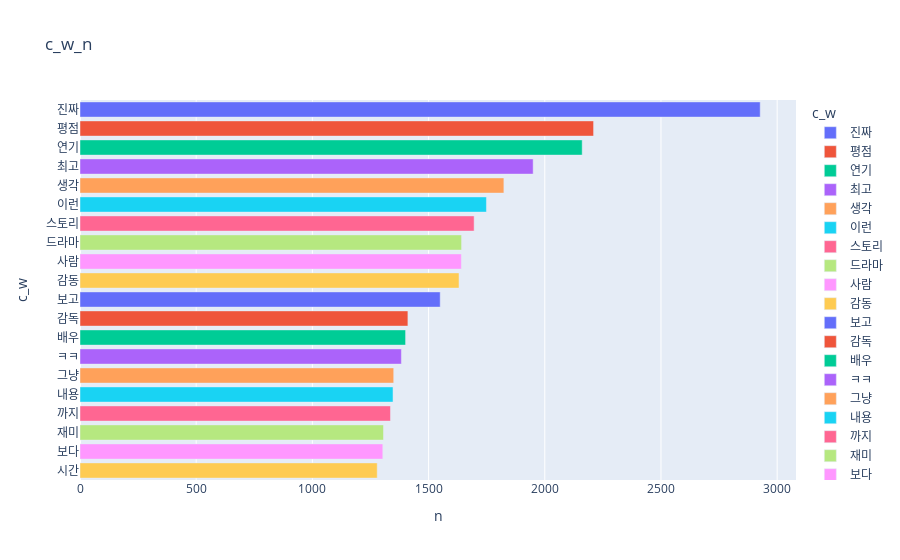

Notebook code cell kept with this figure:
### Code cell
fig=px.bar(v_df,x='n',y='c_w',orientation='h',title='c_w_n',color='c_w')#orientation:동작 형식
fig.show()

### Figure 1 — Plotly figure (JSON) as saved in the notebook; plotly's stock layout.template omitted (floating-point values rounded to 4 significant figures)
{"data": [{"alignmentgroup": "True", "hovertemplate": "c_w=%{y}<br>n=%{x}<extra></extra>", "legendgroup": "진짜", "marker": {"color": "#636efa", "pattern": {"shape": ""}}, "name": "진짜", "offsetgroup": "진짜", "orientation": "h", "showlegend": true, "textposition": "auto", "type": "bar", "x": [2927], "xaxis": "x", "y": ["진짜"], "yaxis": "y"}, {"alignmentgroup": "True", "hovertemplate": "c_w=%{y}<br>n=%{x}<extra></extra>", "legendgroup": "평점", "marker": {"color": "#EF553B", "pattern": {"shape": ""}}, "name": "평점", "offsetgroup": "평점", "orientation": "h", "showlegend": true, "textposition": "auto", "type": "bar", "x": [2210], "xaxis": "x", "y": ["평점"], "yaxis": "y"}, {"alignmentgroup": "True", "hovertemplate": "c_w=%{y}<br>n=%{x}<extra></extra>", "legendgroup": "연기", "marker": {"color": "#00cc96", "pattern": {"shape": ""}}, "name": "연기", "offsetgroup": "연기", "orientation": "h", "showlegend": true, "textposition": "auto", "type": "bar", "x": [2161], "xaxis": "x", "y": ["연기"], "yaxis": "y"}, {"alignmentgroup": "True", "hovertemplate": "c_w=%{y}<br>n=%{x}<extra></extra>", "legendgroup": "최고", "marker": {"color": "#ab63fa", "pattern": {"shape": ""}}, "name": "최고", "offsetgroup": "최고", "orientation": "h", "showlegend": true, "textposition": "auto", "type": "bar", "x": [1950], "xaxis": "x", "y": ["최고"], "yaxis": "y"}, {"alignmentgroup": "True", "hovertemplate": "c_w=%{y}<br>n=%{x}<extra></extra>", "legendgroup": "생각", "marker": {"color": "#FFA15A", "pattern": {"shape": ""}}, "name": "생각", "offsetgroup": "생각", "orientation": "h", "showlegend": true, "textposition": "auto", "type": "bar", "x": [1824], "xaxis": "x", "y": ["생각"], "yaxis": "y"}, {"alignmentgroup": "True", "hovertemplate": "c_w=%{y}<br>n=%{x}<extra></extra>", "legendgroup": "이런", "marker": {"color": "#19d3f3", "pattern": {"shape": ""}}, "name": "이런", "offsetgroup": "이런", "orientation": "h", "showlegend": true, "textposition": "auto", "type": "bar", "x": [1749], "xaxis": "x", "y": ["이런"], "yaxis": "y"}, {"alignmentgroup": "True", "hovertemplate": "c_w=%{y}<br>n=%{x}<extra></extra>", "legendgroup": "스토리", "marker": {"color": "#FF6692", "pattern": {"shape": ""}}, "name": "스토리", "offsetgroup": "스토리", "orientation": "h", "showlegend": true, "textposition": "auto", "type": "bar", "x": [1696], "xaxis": "x", "y": ["스토리"], "yaxis": "y"}, {"alignmentgroup": "True", "hovertemplate": "c_w=%{y}<br>n=%{x}<extra></extra>", "legendgroup": "드라마", "marker": {"color": "#B6E880", "pattern": {"shape": ""}}, "name": "드라마", "offsetgroup": "드라마", "orientation": "h", "showlegend": true, "textposition": "auto", "type": "bar", "x": [1642], "xaxis": "x", "y": ["드라마"], "yaxis": "y"}, {"alignmentgroup": "True", "hovertemplate": "c_w=%{y}<br>n=%{x}<extra></extra>", "legendgroup": "사람", "marker": {"color": "#FF97FF", "pattern": {"shape": ""}}, "name": "사람", "offsetgroup": "사람", "orientation": "h", "showlegend": true, "textposition": "auto", "type": "bar", "x": [1641], "xaxis": "x", "y": ["사람"], "yaxis": "y"}, {"alignmentgroup": "True", "hovertemplate": "c_w=%{y}<br>n=%{x}<extra></extra>", "legendgroup": "감동", "marker": {"color": "#FECB52", "pattern": {"shape": ""}}, "name": "감동", "offsetgroup": "감동", "orientation": "h", "showlegend": true, "textposition": "auto", "type": "bar", "x": [1631], "xaxis": "x", "y": ["감동"], "yaxis": "y"}, {"alignmentgroup": "True", "hovertemplate": "c_w=%{y}<br>n=%{x}<extra></extra>", "legendgroup": "보고", "marker": {"color": "#636efa", "pattern": {"shape": ""}}, "name": "보고", "offsetgroup": "보고", "orientation": "h", "showlegend": true, "textposition": "auto", "type": "bar", "x": [1550], "xaxis": "x", "y": ["보고"], "yaxis": "y"}, {"alignmentgroup": "True", "hovertemplate": "c_w=%{y}<br>n=%{x}<extra></extra>", "legendgroup": "감독", "marker": {"color": "#EF553B", "pattern": {"shape": ""}}, "name": "감독", "offsetgroup": "감독", "orientation": "h", "showlegend": true, "textposition": "auto", "type": "bar", "x": [1411], "xaxis": "x", "y": ["감독"], "yaxis": "y"}, {"alignmentgroup": "True", "hovertemplate": "c_w=%{y}<br>n=%{x}<extra></extra>", "legendgroup": "배우", "marker": {"color": "#00cc96", "pattern": {"shape": ""}}, "name": "배우", "offsetgroup": "배우", "orientation": "h", "showlegend": true, "textposition": "auto", "type": "bar", "x": [1401], "xaxis": "x", "y": ["배우"], "yaxis": "y"}, {"alignmentgroup": "True", "hovertemplate": "c_w=%{y}<br>n=%{x}<extra></extra>", "legendgroup": "ㅋㅋ", "marker": {"color": "#ab63fa", "pattern": {"shape": ""}}, "name": "ㅋㅋ", "offsetgroup": "ㅋㅋ", "orientation": "h", "showlegend": true, "textposition": "auto", "type": "bar", "x": [1383], "xaxis": "x", "y": ["ㅋㅋ"], "yaxis": "y"}, {"alignmentgroup": "True", "hovertemplate": "c_w=%{y}<br>n=%{x}<extra></extra>", "legendgroup": "그냥", "marker": {"color": "#FFA15A", "pattern": {"shape": ""}}, "name": "그냥", "offsetgroup": "그냥", "orientation": "h", "showlegend": true, "textposition": "auto", "type": "bar", "x": [1350], "xaxis": "x", "y": ["그냥"], "yaxis": "y"}, {"alignmentgroup": "True", "hovertemplate": "c_w=%{y}<br>n=%{x}<extra></extra>", "legendgroup": "내용", "marker": {"color": "#19d3f3", "pattern": {"shape": ""}}, "name": "내용", "offsetgroup": "내용", "orientation": "h", "showlegend": true, "textposition": "auto", "type": "bar", "x": [1347], "xaxis": "x", "y": ["내용"], "yaxis": "y"}, {"alignmentgroup": "True", "hovertemplate": "c_w=%{y}<br>n=%{x}<extra></extra>", "legendgroup": "까지", "marker": {"color": "#FF6692", "pattern": {"shape": ""}}, "name": "까지", "offsetgroup": "까지", "orientation": "h", "showlegend": true, "textposition": "auto", "type": "bar", "x": [1336], "xaxis": "x", "y": ["까지"], "yaxis": "y"}, {"alignmentgroup": "True", "hovertemplate": "c_w=%{y}<br>n=%{x}<extra></extra>", "legendgroup": "재미", "marker": {"color": "#B6E880", "pattern": {"shape": ""}}, "name": "재미", "offsetgroup": "재미", "orientation": "h", "showlegend": true, "textposition": "auto", "type": "bar", "x": [1306], "xaxis": "x", "y": ["재미"], "yaxis": "y"}, {"alignmentgroup": "True", "hovertemplate": "c_w=%{y}<br>n=%{x}<extra></extra>", "legendgroup": "보다", "marker": {"color": "#FF97FF", "pattern": {"shape": ""}}, "name": "보다", "offsetgroup": "보다", "orientation": "h", "showlegend": true, "textposition": "auto", "type": "bar", "x": [1303], "xaxis": "x", "y": ["보다"], "yaxis": "y"}, {"alignmentgroup": "True", "hovertemplate": "c_w=%{y}<br>n=%{x}<extra></extra>", "legendgroup": "시간", "marker": {"color": "#FECB52", "pattern": {"shape": ""}}, "name": "시간", "offsetgroup": "시간", "orientation": "h", "showlegend": true, "textposition": "auto", "type": "bar", "x": [1279], "xaxis": "x", "y": ["시간"], "yaxis": "y"}], "layout": {"barmode": "relative", "legend": {"title": {"text": "c_w"}, "tracegroupgap": 0}, "title": {"text": "c_w_n"}, "xaxis": {"anchor": "y", "domain": [0, 1], "title": {"text": "n"}}, "yaxis": {"anchor": "x", "categoryarray": ["시간", "보다", "재미", "까지", "내용", "그냥", "ㅋㅋ", "배우", "감독", "보고", "감동", "사람", "드라마", "스토리", "이런", "생각", "최고", "연기", "평점", "진짜"], "categoryorder": "array", "domain": [0, 1], "title": {"text": "c_w"}}}}
